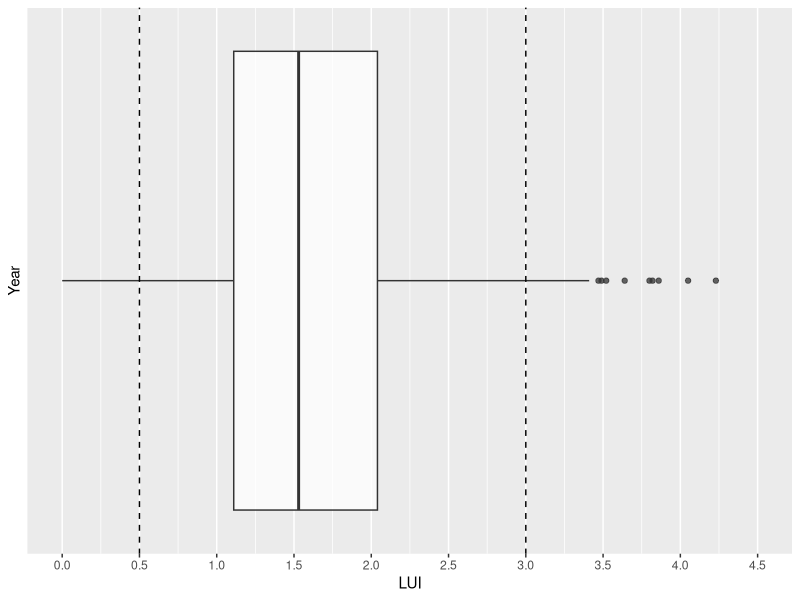
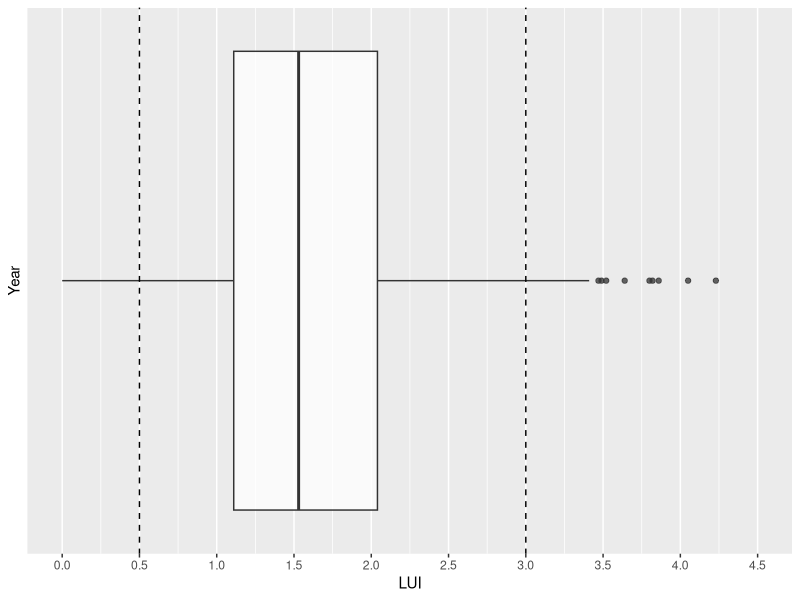

Here is the R script that generated these plots, in order: (Note: this script raises an error after producing the figures.)
#Species diversity by LUI value

##### ALL POSSIBLE PLANTS

rm(list = ls())

#load LUI data
lui <- read.csv("data/LUI06_15.csv", header  = TRUE)

#stick with LUI at different years
lui.only <- lui[, grep("LUI", names(lui))]
lui.only2 <- lui.only[, -c(1:2)] ## remove 2006 and 2007
lui_tot <- cbind("plot" = lui$Plot, lui.only2)

#restructure LUI
lu <- c(lui_tot$LUI_08, lui_tot$LUI_09, lui_tot$LUI_10, lui_tot$LUI_11,
        lui_tot$LUI_12, lui_tot$LUI_13, lui_tot$LUI_14, lui_tot$LUI_15)
yy <- c(rep(2008, nrow(lui_tot)), rep(2009, nrow(lui_tot)), rep(2010, nrow(lui_tot)), rep(2011, nrow(lui_tot)),
        rep(2012, nrow(lui_tot)), rep(2013, nrow(lui_tot)), rep(2014, nrow(lui_tot)), rep(2015, nrow(lui_tot)))
pp <- rep(lui_tot$plot, length(unique(yy)))

lui_total <- data.frame("Plot" = pp, "Year" = yy, "LUI" = lu)

#####################

#load plant data
plants <- read.csv("data/BE.plants08.16.csv", header = TRUE)

#remove data from 2016
plants <- plants[plants$Year != 2016, ]

#remove info columns - format is the same order as LUI, so we'll later merge with LUI to have all info
plants <- plants[-c(1:5)]

#change to presence/absence data (0 or 1)
for (i in 1:nrow(plants)){
  for (j in 5:ncol(plants)){
    if(is.na(plants[i, j])){
      plants[i, j] <- 0
    } else {
      if (plants[i, j] > 0){
        plants[i, j] <- 1
      }
    }
  }
}

#number of species per plot
rich <- apply(plants[, -c(1:5)], 1, sum, na.rm = TRUE)

#merge lui and richness
richness_full_comm <- cbind(lui_total, rich)

#year as factor for plotting
richness_full_comm$Year <- as.factor(richness_full_comm$Year)

#########################################

#PLOTTING
library(ggplot2) #load ggplot2

#color-blind friendly colour palette
color.blind <- c("#999999", "#E69F00", "#56B4E9", "#009E73",
                 "#F0E442", "#0072B2", "#D55E00", "#CC79A7")

#Plot 
(box <- ggplot(data = lui_total, aes(x = Year, y = LUI)) + geom_boxplot(aes(fill = Year), alpha = 0.75) +
    theme(legend.position = "none") + geom_abline(intercept = 3, slope = 0, linetype = "dashed") +
    geom_abline(intercept = 0.5, slope = 0, linetype = "dashed") +
    scale_x_discrete(limits = rev(levels(lui_total$Year))) +
    scale_y_continuous(limits = c(0, 4.5), breaks = seq(0, 4.5, by = 0.5)) + coord_flip() +
    scale_fill_manual(values = color.blind))


#boxplot of LUI through the years
(box_lui <- ggplot(data = lui_total, aes(x = Year, y = LUI)) + geom_boxplot(aes(fill = Year), alpha = 0.75) +
    theme(legend.position = "none") + geom_abline(intercept = 3, slope = 0, linetype = "dashed") +
    geom_abline(intercept = 0.5, slope = 0, linetype = "dashed") +
    scale_x_discrete(limits = rev(levels(lui_total$Year))) +
    scale_y_continuous(limits = c(0, 4.5), breaks = seq(0, 4.5, by = 0.5)) + coord_flip() +
    scale_fill_manual(values = color.blind))




(lui_rich_full <- ggplot(data = lui_total, aes(x = LUI, y = Richness, colour = Year)) +
    geom_point(alpha = 0.15) + geom_smooth(alpha = 0, size = 1.1) +
    scale_x_continuous(limits = c(0.5, 3), breaks = seq(0.5, 3, by = 0.5)) +
    scale_y_continuous(position = "left") + ylab("Richness (all-species community)") +
    theme(legend.position = "none") + scale_colour_manual(values = color.blind))

#Chart LUI--DIVERSITY
library(ggpubr)
ggarrange(box, lui_rich_full, align = "h", widths = c(2, 3))
ggsave("figures/LUI_richness_full.png", width = 8, height = 4, dpi = 320)


##### SELECT 26 MOST COMMON

#load LUI data
lui <- read.csv("data/LUI06_15.csv", header  = TRUE)

#stick with LUI at different years
lui.only <- lui[, grep("LUI", names(lui))]
lui.only2 <- lui.only[, -c(1:2)] ## remove 2006 and 2007
lui_tot <- cbind("plot" = lui$Plot, lui.only2)

#restructure LUI
lu <- c(lui_tot$LUI_08, lui_tot$LUI_09, lui_tot$LUI_10, lui_tot$LUI_11,
        lui_tot$LUI_12, lui_tot$LUI_13, lui_tot$LUI_14, lui_tot$LUI_15)
yy <- c(rep(2008, nrow(lui_tot)), rep(2009, nrow(lui_tot)), rep(2010, nrow(lui_tot)), rep(2011, nrow(lui_tot)),
        rep(2012, nrow(lui_tot)), rep(2013, nrow(lui_tot)), rep(2014, nrow(lui_tot)), rep(2015, nrow(lui_tot)))
pp <- rep(lui_tot$plot, length(unique(yy)))

lui_total <- data.frame("Plot" = pp, "Year" = yy, "LUI" = lu)
rm(lui, lui_tot, lui.only, lui.only2, pp, lu, yy)

#load plant data
plants <- read.csv("data/BE.plants08.16.csv", header = TRUE)

plants <- plants[plants$Year != 2016, ]

plants <- plants[-c(1:5)]

### top50 --- select the 51 most common plant species
top50 <- rev(sort(apply(plants[, -c(1:5)], 2, mean, na.rm = TRUE)))[1:50]

top50.short <- c("Poa_tri", "Poa_pra", "Alo_pra", "Dac_glo", "Tri_rep", "Tar_off", "Lol_per", "Arr_ela", 
                 "Fes_rub", "Fes_pra", "Tri_fla", "Ely_rep", "Tri_pra", "Ran_rep", "Bro_ere", "Ran_acr", 
                 "Bro_hor", "Pla_lan", "Ant_syl", "Her_sph", "Gal_mol", "Hol_lan", "Hel_pub", "Car_hir",
                 "Bra_pin", "Pha_aru", "Ant_odo", "Ver_cha", "Fes_ovi", "Rum_ace", "Des_ces", "Phl_pra", 
                 "Agr_sto", "Cyn_cri", "Cir_ole", "Cre_bie", "Cer_hol", "Pla_med", "Thy_pul", "Urt_dio",
                 "Lol_mul", "Cir_arv", "Ran_bul", "Tri_dub", "Lot_cor", "Car_car", "Leo_his", "Vic_sep",
                 "Med_lup", "Pru_spp")#, "Sym_off")

plants <- plants[, match(names(top50), names(plants))] #dataset with the 51 most common plant species
names(plants) <- top50.short #give them standard names

#change to presence/absence data (0 or 1)
plants_div <- plants
for (i in 1:nrow(plants)){
  for (j in 1:ncol(plants)){
    if(is.na(plants[i, j])){
      plants[i, j] <- 0
    } else {
      if (plants[i, j] > 0){
        plants_div[i, j] <- 1
      }
    }
  }
}

spp_LUI <- cbind(lui_total, plants_div) #final data frame for plant presence/absence
spp_LUI <- na.omit(spp_LUI) #remove NAs
rm(lui_total, plants, plants_div, i, j, top50, top50.short)

#add number of species per plot
spp_LUI$Richness <- apply(spp_LUI[, -c(1:3)], 1, sum, na.rm = TRUE)
spp_LUI$Year <- as.factor(spp_LUI$Year)

#plots
library(ggplot2)
color.blind <- c("#999999", "#E69F00", "#56B4E9", "#009E73",
                 "#F0E442", "#0072B2", "#D55E00", "#CC79A7")

(lui_rich_51 <- ggplot(data = spp_LUI, aes(x = LUI, y = Richness, colour = Year)) +
    geom_point(alpha = 0.15) + geom_smooth(alpha = 0, size = 1.1) +
    scale_x_continuous(limits = c(0.5, 3), breaks = seq(0.5, 3, by = 0.5)) +
    scale_y_continuous(position = "left") + ylab("Richness (51 species community)") +
    theme(legend.position = "none") + scale_colour_manual(values = color.blind))

#Chart LUI--DIVERSITY
library(ggpubr)
both_lui_rich <- ggarrange(lui_rich_full, lui_rich_51, nrow = 2, align = "hv")
ggarrange(box, both_lui_rich, widths = c(3, 4))
ggsave("figures/LUI_richness_both.png", width = 7, height = 7, dpi = 320)







